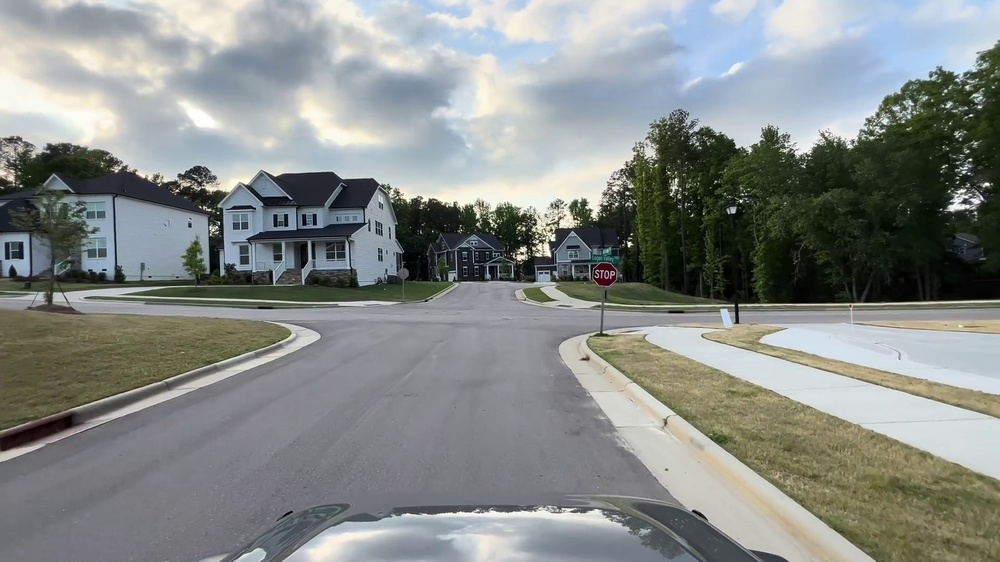
#> input picture X/image23.jpg, 1000 x 562 px, shrunk from 1920 x 1080 before the run, found by its file name
$ python test.py
#> lines starting #> are read from the running program, lines starting #| are printed output that depends on the picture
import numpy as np
import cv2 as cv
img = cv.imread('X/image23.jpg')
#> img is the input picture: shape (562, 1000, 3); mean B, G, R 136.6, 139, 134.8
output = img.copy()
gray = cv.cvtColor(img, cv.COLOR_BGR2GRAY)
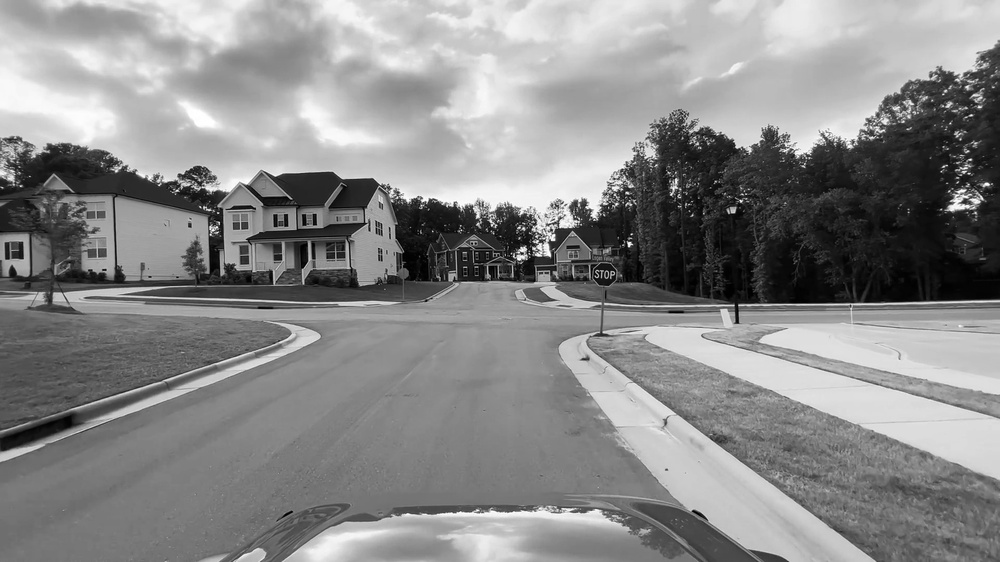
#> gray: shape (562, 1000); min 0, max 255, mean 137.5
blur = cv.GaussianBlur(gray, (9, 9), 0)
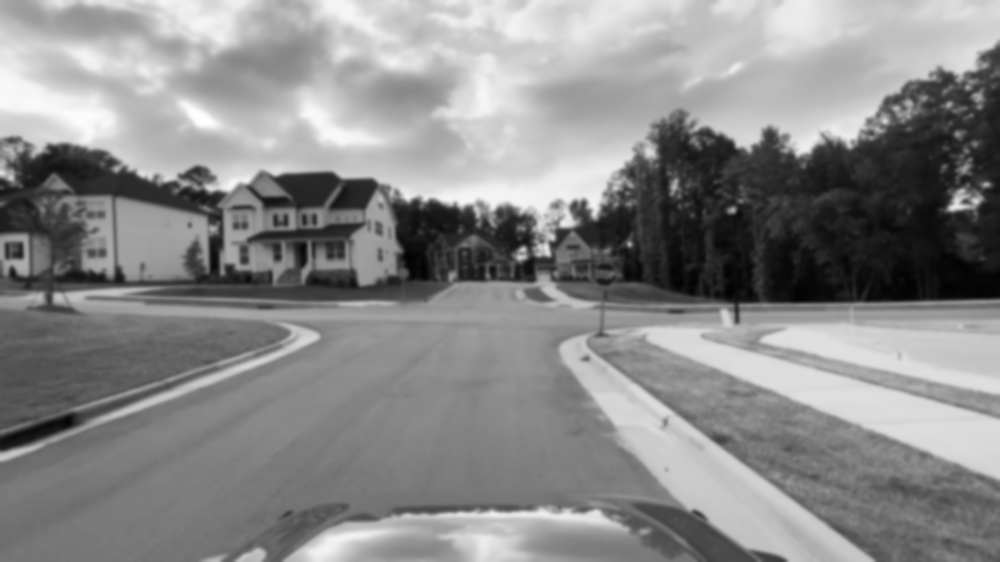
#> blur: shape (562, 1000); min 2, max 254, mean 137.5
canny = cv.Canny(blur, 30, 80)
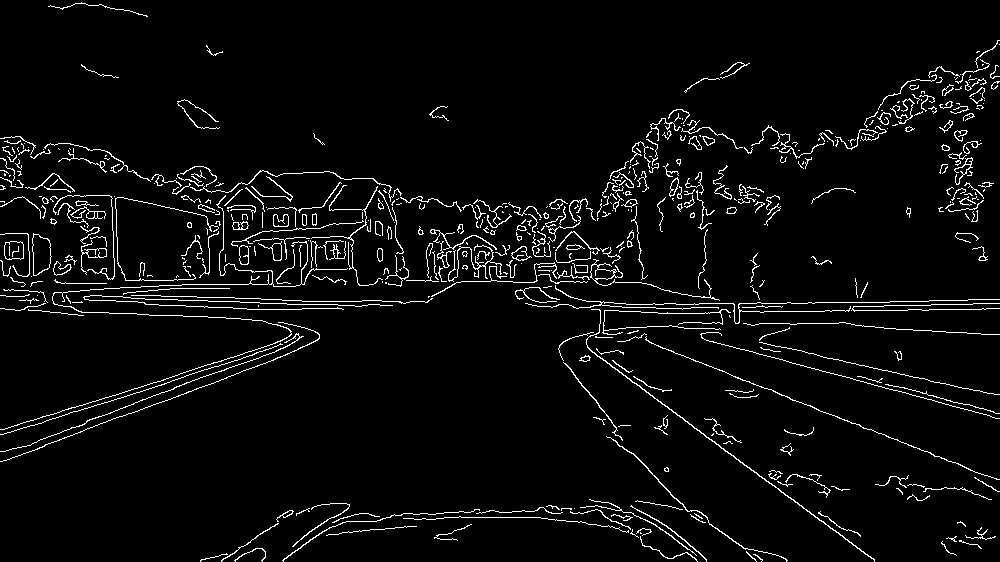
#> canny: shape (562, 1000); 4.3% white in thin lines or dots
circles = cv.HoughCircles(canny, cv.HOUGH_GRADIENT, 1, 20,
                          param1=50, param2=30, minRadius=20, maxRadius=0)
#> circles = 925 rows, first 8: [290.5, 17.5, 292.7], [294.5, 560.5, 388], [266.5, 4.5, 305.7], [419.5, 561.5, 361.6], [281.5, 36.5, 273.9], [414.5, 403.5, 204.1], [445.5, 371.5, 166.4], [265.5, 64.5, 245.7]
detected_circles = np.uint16(np.around(circles))
#> detected_circles = 925 rows, first 8: [290, 18, 293], [294, 560, 388], [266, 4, 306], [420, 562, 362], [282, 36, 274], [414, 404, 204], [446, 372, 166], [266, 64, 246]
for (x, y ,r) in detected_circles[0, :]:
    cv.circle(output, (x, y), r, (0, 0, 0), 3)
    cv.circle(output, (x, y), 2, (0, 255, 255), 3)
#> this loop made 925 passes
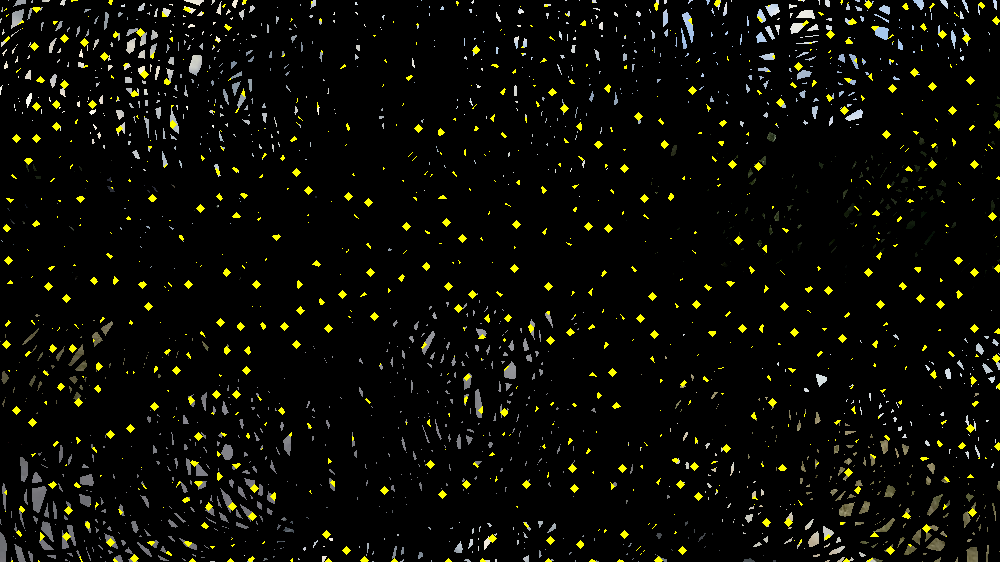
#> output: shape (562, 1000, 3); mean B, G, R 6, 11.9, 11.8


cv.imshow('canny',canny)
cv.waitKey(0)
cv.destroyAllWindows()

$ run again, with X/image11.jpg copied over X/image23.jpg
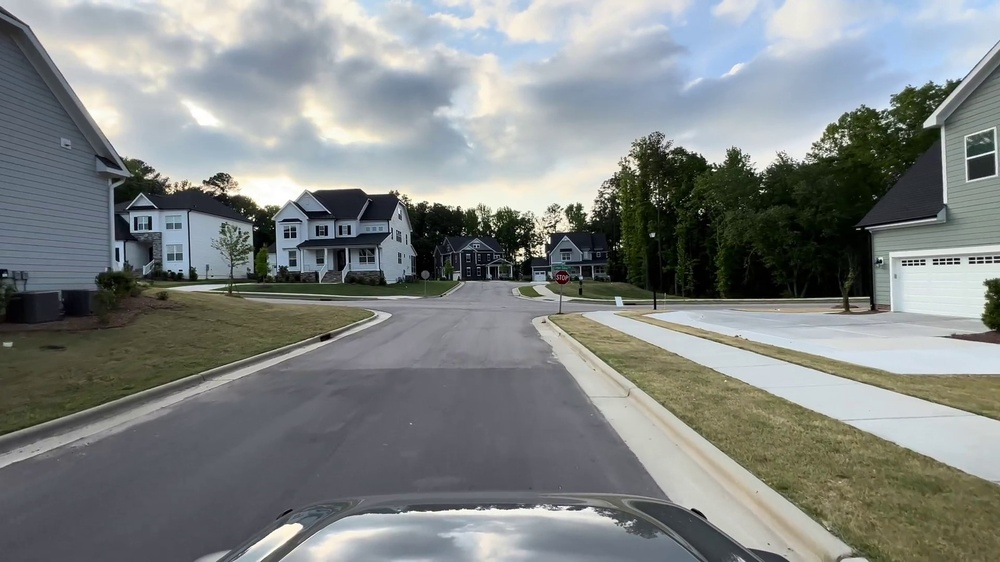
#> input picture X/image11.jpg, 1000 x 562 px, shrunk from 1920 x 1080 before the run, found by its file name
#> img is the input picture: shape (562, 1000, 3); mean B, G, R 132, 133, 128.4
#> `canny = cv.Canny(blur, 30, 80)`:
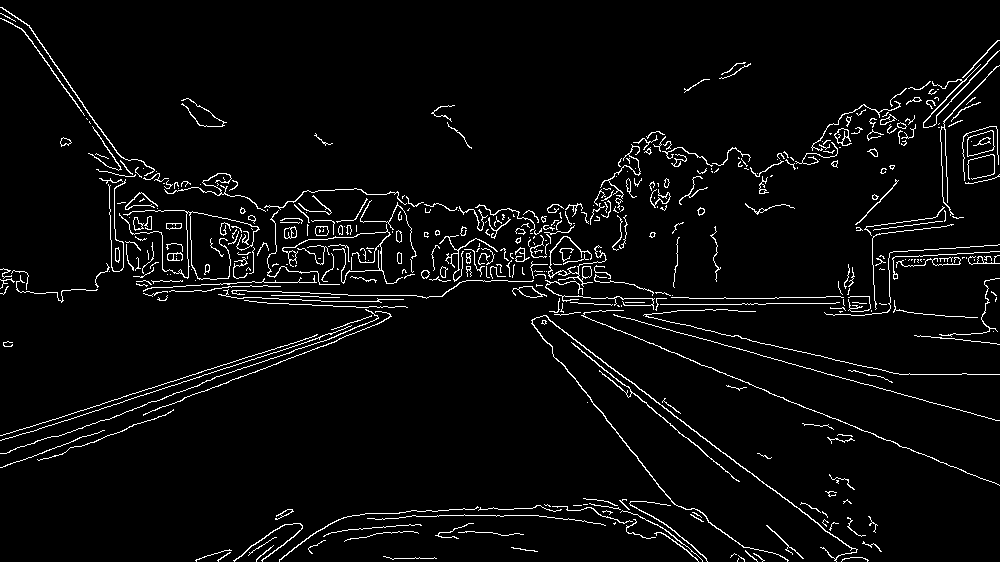
#> canny: shape (562, 1000); 4% white in thin lines or dots
#> circles = 887 rows, first 8: [362.5, 4.5, 303.1], [337.5, 22.5, 279.8], [333.5, 1.5, 300.8], [320.5, 54.5, 251.1], [725.5, 16.5, 288.7], [358.5, 26.5, 281.1], [318.5, 74.5, 231.9], [340.5, 47.5, 259.6]
#> detected_circles = 887 rows, first 8: [362, 4, 303], [338, 22, 280], [334, 2, 301], [320, 54, 251], [726, 16, 289], [358, 26, 281], [318, 74, 232], [340, 48, 260]
#> the loop `for (x, y ,r) in detected_circles[0, :]:` made 887 passes
#> after the loop `for (x, y ,r) in detected_circles[0, :]:`:
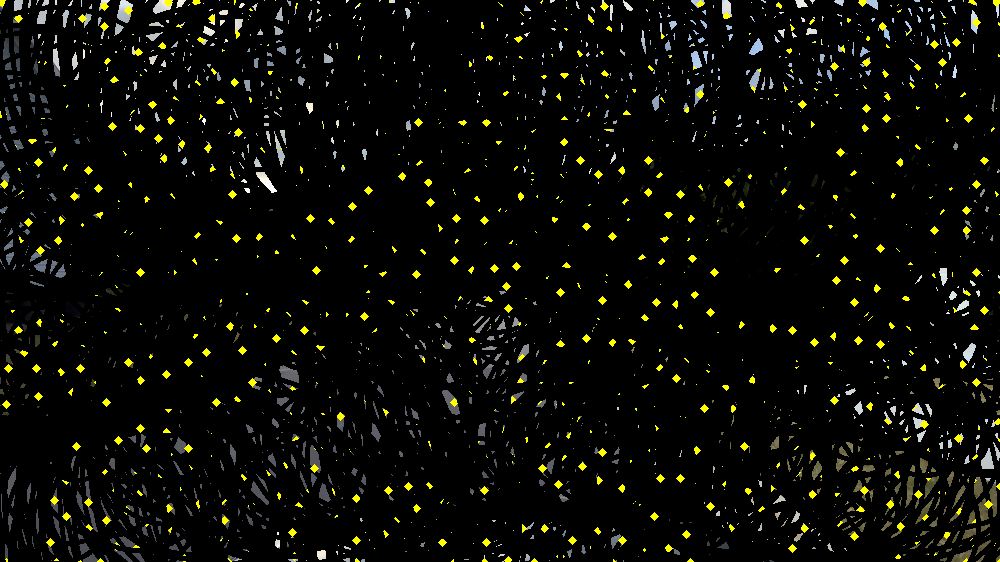
#> output: shape (562, 1000, 3); mean B, G, R 5.8, 11.6, 11.4
